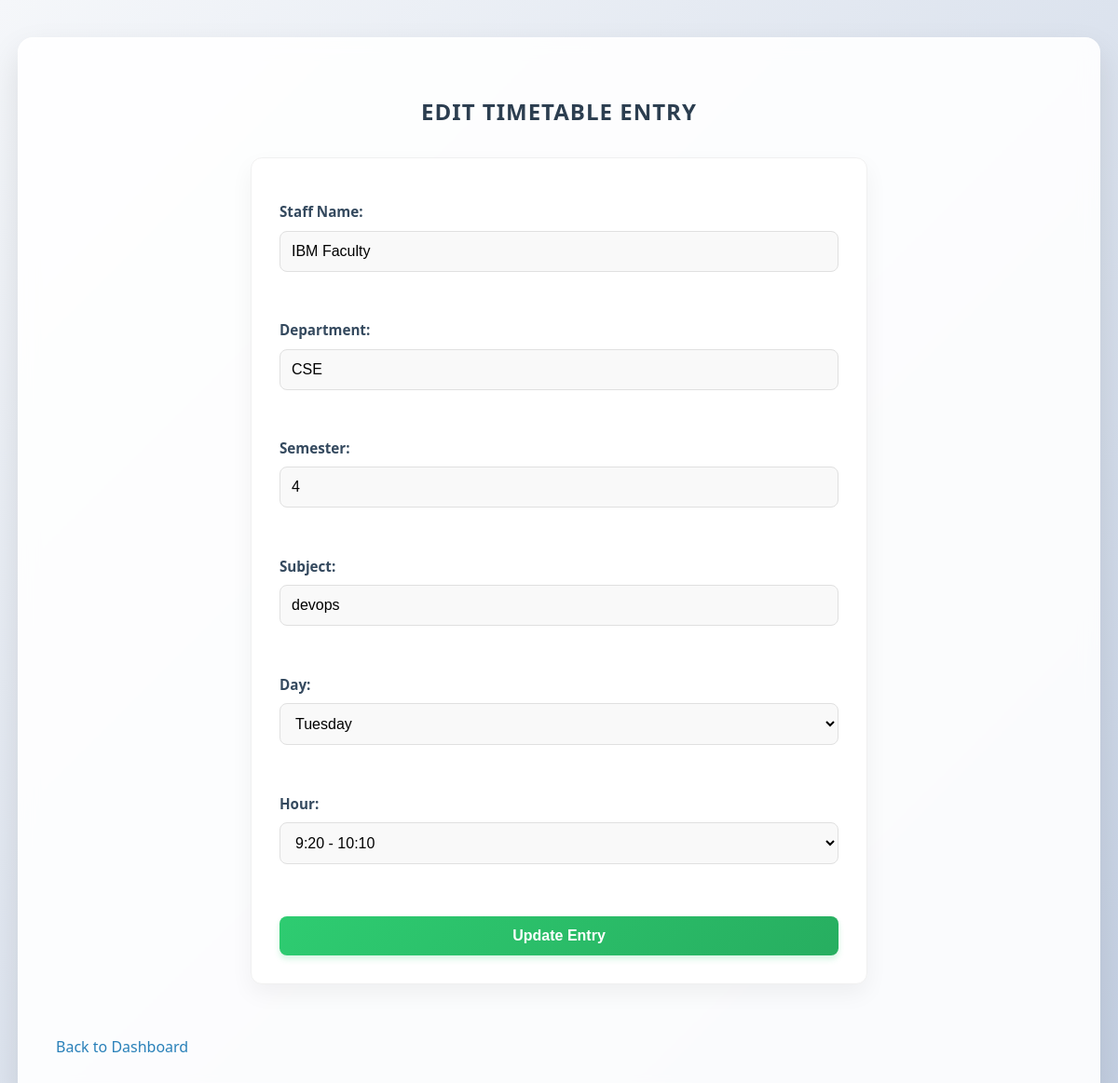
The page /edit/48 on the database as committed earlier.
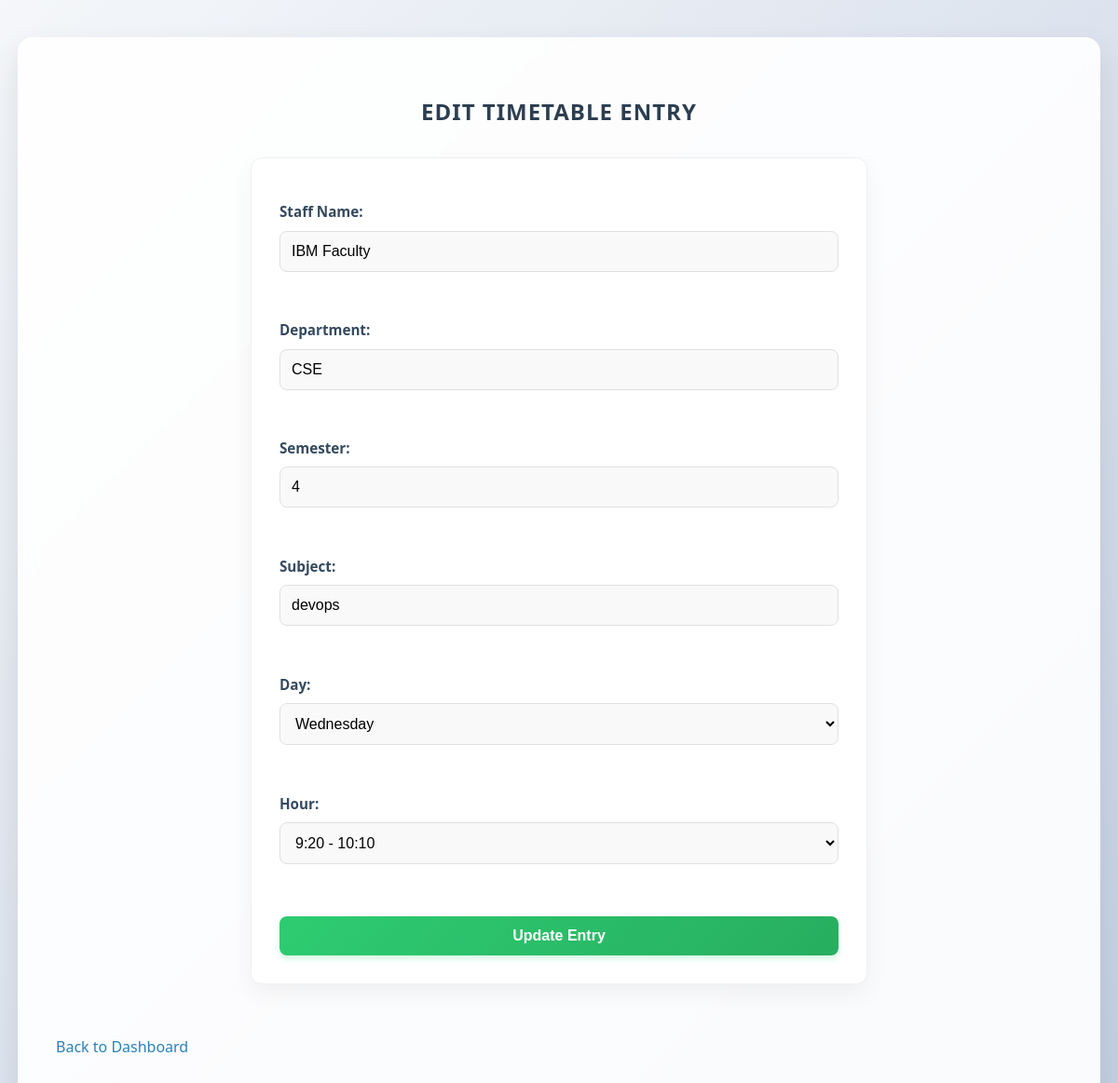
The same page on the database as committed later.
### tables this page shows
CREATE TABLE timetable (
            id INTEGER PRIMARY KEY AUTOINCREMENT,
            staff_name TEXT NOT NULL,
            department TEXT NOT NULL,
            semester TEXT NOT NULL,
            subject TEXT NOT NULL,
            day TEXT NOT NULL,
            time TEXT NOT NULL
        , year TEXT DEFAULT '', room TEXT DEFAULT '');

### App.py (the view, shortened to what this page needs)
@app.route("/edit/<int:entry_id>", methods=["GET", "POST"])
def edit_entry(entry_id):
    db = get_db()
    entry = db.execute("SELECT * FROM timetable WHERE id=?", (entry_id,)).fetchone()
    return render_template("Edit_Timetable.html", entry=entry, days=days, time_slots=time_slots)

### App.py (called while the page is built)
def get_db():
    if "db" not in g:
        g.db = sqlite3.connect(DB_PATH)
        g.db.row_factory = sqlite3.Row
    return g.db

### Templates/Edit_Timetable.html (shortened to what this page needs)
<!DOCTYPE html>
<html lang="en">
<head>
    <link rel="stylesheet" href="{{ url_for('static', filename='style.css') }}">
</head>
<body>
    <div class="container">
        <h2>Edit Timetable Entry</h2>
        <form method="POST">
            <label>Staff Name:</label>
            <input type="text" name="staff_name" value="{{ entry.staff_name }}" required><br><br>
            <label>Department:</label>
            <input type="text" name="department" value="{{ entry.department }}" required><br><br>
            <label>Semester:</label>
            <input type="text" name="semester" value="{{ entry.semester }}" required><br><br>
            <label>Subject:</label>
            <input type="text" name="subject" value="{{ entry.subject }}" required><br><br>
            <label>Day:</label>
            <select name="day" required>
                <option value="Tuesday" {% if entry.day == "Tuesday" %}selected{% endif %}>Tuesday</option>
                <option value="Wednesday" {% if entry.day == "Wednesday" %}selected{% endif %}>Wednesday</option>
            </select><br><br>
            <label>Hour:</label>
            <select name="time" required>
                <option value="9:20 - 10:10" {% if entry.time == "9:20 - 10:10" %}selected{% endif %}>9:20 - 10:10</option>
            </select><br><br>
            <button type="submit">Update Entry</button>
        </form>
        <br>
    <a href="{{ url_for('dashboard') }}">Back to Dashboard</a>
    </div>
</body>
</html>

### Static/Style.css (style rules this page uses)
body { font-family: 'Segoe UI', 'Roboto', 'Helvetica Neue', Arial, sans-serif; background: linear-gradient(135deg, #f5f7fa 0%, #c3cfe2 100%); margin: 0; padding: 0; color: #333; line-height: 1.6; }
.container { width: 90%; max-width: 1200px; margin: 40px auto; background: rgba(255, 255, 255, 0.9); backdrop-filter: blur(10px); padding: 40px; border-radius: 16px; box-shadow: 0 15px 35px rgba(0,0,0,0.1); border: 1px solid rgba(255, 255, 255, 0.5); }
h2 { text-align: center; color: #2c3e50; margin-bottom: 30px; font-weight: 700; letter-spacing: 1px; text-transform: uppercase; }
a { text-decoration: none; color: #2980b9; font-weight: 500; transition: color 0.3s ease; }
form { width: 100%; max-width: 600px; margin: 0 auto 30px auto; background: #ffffff; padding: 30px; border-radius: 12px; box-shadow: 0 10px 25px rgba(0,0,0,0.05); border: 1px solid #f0f0f0; }
label { display: block; font-weight: 600; margin-top: 15px; color: #34495e; font-size: 0.95rem; }
input[type="text"], input[type="password"], select { width: 100%; padding: 12px; margin-top: 8px; border-radius: 8px; border: 1px solid #e0e0e0; background: #f9f9f9; font-size: 1rem; margin-bottom: 10px; box-sizing: border-box; transition: all 0.3s ease; }
button { margin-top: 20px; padding: 12px 24px; border: none; background: linear-gradient(135deg, #2ecc71 0%, #27ae60 100%); color: white; font-weight: 700; border-radius: 8px; cursor: pointer; font-size: 1rem; transition: transform 0.2s, box-shadow 0.2s; box-shadow: 0 4px 6px rgba(46, 204, 113, 0.2); width: 100%; }

Rows that differ between the two databases and show on the page:
changed timetable "IBM Faculty": day "Tuesday" → "Wednesday"
